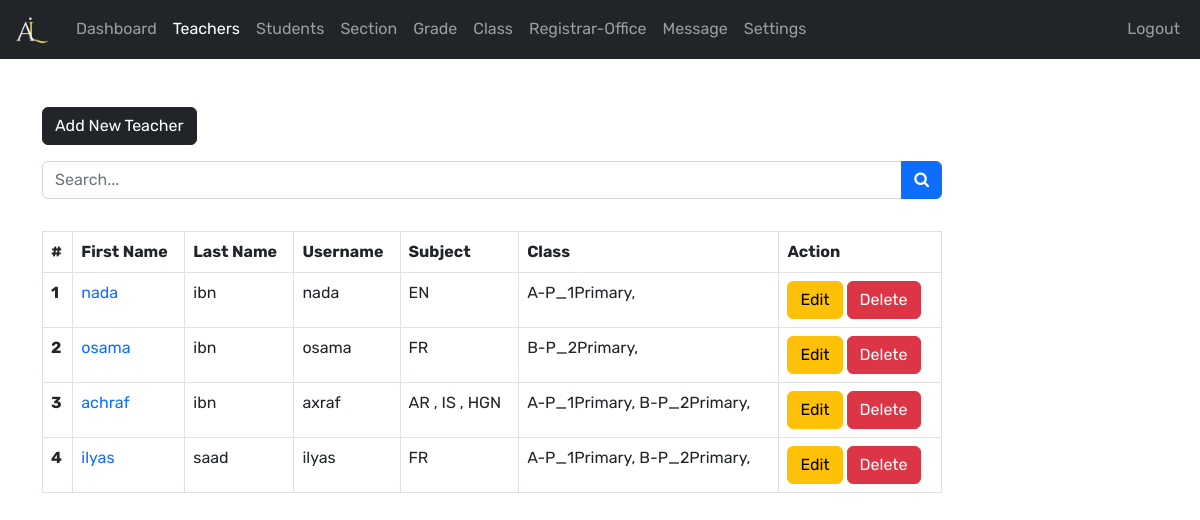
Page /admin/teacher.php (signed in) on the committed database.
### tables this page shows
CREATE TABLE IF NOT EXISTS `teachers` (
  `teacher_id` int(11) NOT NULL AUTO_INCREMENT,
  `username` varchar(127) NOT NULL,
  `password` varchar(255) NOT NULL,
  `class` varchar(31) NOT NULL,
  `fname` varchar(127) NOT NULL,
  `lname` varchar(127) NOT NULL,
  `subjects` varchar(31) NOT NULL,
  `address` varchar(31) NOT NULL,
  `date_of_birth` date DEFAULT NULL,
  `phone_number` varchar(31) NOT NULL,
  `qualification` varchar(127) NOT NULL,
  `gender` varchar(7) NOT NULL,
  `email_address` varchar(255) NOT NULL,
  `date_of_joined` datetime NOT NULL DEFAULT current_timestamp(),
  PRIMARY KEY (`teacher_id`),
  UNIQUE KEY `username` (`username`)
);

### admin/data/teacher.php (called while the page is built, shortened)
<?php
function getAllTeachers($conn){
   $sql = "SELECT * FROM teachers";
   $stmt = $conn->prepare($sql);
   $stmt->execute();
   if ($stmt->rowCount() >= 1) {
     $teachers = $stmt->fetchAll();
     return $teachers;
   }else {
   	return 0;
   }
}

### admin/data/subject.php (called while the page is built, shortened)
<?php
function getSubjectById($subject_id, $conn){
   $sql = "SELECT * FROM subjects
           WHERE subject_id=?";
   $stmt = $conn->prepare($sql);
   $stmt->execute([$subject_id]);
   if ($stmt->rowCount() == 1) {
     $subject = $stmt->fetch();
     return $subject;
   }else {
   	return 0;
   }
}
 ?>

### admin/data/class.php (called while the page is built, shortened)
<?php
function getClassById($class_id, $conn){
   $sql = "SELECT * FROM class
           WHERE class_id=?";
   $stmt = $conn->prepare($sql);
   $stmt->execute([$class_id]);
   if ($stmt->rowCount() == 1) {
     $class = $stmt->fetch();
     return $class;
   }else {
    return 0;
   }
}

### admin/data/grade.php (called while the page is built, shortened)
<?php
function getGradeById($grade_id, $conn){
   $sql = "SELECT * FROM grades
           WHERE grade_id=?";
   $stmt = $conn->prepare($sql);
   $stmt->execute([$grade_id]);
   if ($stmt->rowCount() == 1) {
     $grade = $stmt->fetch();
     return $grade;
   }else {
    return 0;
   }
}

### admin/data/section.php (called while the page is built, shortened)
<?php
function getSectioById($section_id, $conn){
   $sql = "SELECT * FROM section
           WHERE section_id=?";
   $stmt = $conn->prepare($sql);
   $stmt->execute([$section_id]);
   if ($stmt->rowCount() == 1) {
     $section = $stmt->fetch();
     return $section;
   }else {
    return 0;
   }
}

### admin/teacher.php (the view, shortened to what this page needs)
<?php
if (isset($_SESSION['admin_id']) && isset($_SESSION['role'])) {
    if ($_SESSION['role'] == 'Admin') {
       include "../db_connect.php";
       include "data/teacher.php";
       include "data/subject.php";
       include "data/grade.php";
       include "data/class.php";
       include "data/section.php";
       $teachers = getAllTeachers($conn);
 ?>
<!DOCTYPE html>
<html lang="en">
<head>
	<link rel="stylesheet" href="https://cdn.jsdelivr.net/npm/bootstrap@5.2.0/dist/css/bootstrap.min.css">
	<link rel="stylesheet" href="../css/style.css">
  <link rel="stylesheet" href="https://cdnjs.cloudflare.com/ajax/libs/font-awesome/4.7.0/css/font-awesome.min.css">
</head>
<body>
    <?php
        include "inc/navbar.php";
        if ($teachers != 0) {
     ?>
     <div class="container mt-5">
        <a href="teacher-add.php"
           class="btn btn-dark">Add New Teacher</a>
           <form action="teacher-search.php"
                 class="mt-3 n-table"
                 method="get">
             <div class="input-group mb-3">
                <input type="text"
                       class="form-control"
                       name="searchKey"
                       placeholder="Search...">
                <button class="btn btn-primary">
                        <i class="fa fa-search"
                           aria-hidden="true"></i>
                      </button>
             </div>
           </form>
           <div class="table-responsive">
              <table class="table table-bordered mt-3 n-table">
                <thead>
                  <tr>
                    <th scope="col">#</th>
                    <th scope="col">First Name</th>
                    <th scope="col">Last Name</th>
                    <th scope="col">Username</th>
                    <th scope="col">Subject</th>
                    <th scope="col">Class</th>
                    <th scope="col">Action</th>
                  </tr>
                </thead>
                <tbody>
                  <?php $i = 0; foreach ($teachers as $teacher ) {
                    $i++;  ?>
                  <tr>
                    <th scope="row"><?=$i?></th>
                    <td><a href="teacher-view.php?teacher_id=<?=$teacher['teacher_id']?>">
                         <?=$teacher['fname']?></a></td>
                    <td><?=$teacher['lname']?></td>
                    <td><?=$teacher['username']?></td>
                    <td>
                       <?php
                           $s = '';
                           $subjects = str_split(trim($teacher['subjects']));
                           foreach ($subjects as $subject) {
                              $s_temp = getSubjectById($subject, $conn);
                              if ($s_temp != 0)
                                $s .=$s_temp['subject_code'];
                           }
                           echo $s;
                        ?>
                    </td>
                    <td>
                      <?php
                           $c = '';
                           $classes = str_split(trim($teacher['class']));
                           foreach ($classes as $class_id) {
                               $class = getClassById($class_id, $conn);
                              $c_temp = getGradeById($class['grade'], $conn);
                              $section = getSectioById($class['section'], $conn);
                              if ($c_temp != 0)
                                $c .=$c_temp['grade_code'].'-'.
                                     $c_temp['grade'].$section['section'].', ';
                           }
                           echo $c;
                        ?>
                    </td>
                    <td>
                        <a href="teacher-edit.php?teacher_id=<?=$teacher['teacher_id']?>"
                           class="btn btn-warning">Edit</a>
                        <a href="teacher-delete.php?teacher_id=<?=$teacher['teacher_id']?>"
                           class="btn btn-danger">Delete</a>
                    </td>
                  </tr>
                <?php } ?>
                </tbody>
              </table>
           </div>
         <?php } ?>
     </div>
</body>
</html>
<?php
  }else {
    header("Location: ../login.php");
    exit;
  }
}else {
	header("Location: ../login.php");
	exit;
}
?>

### css/style.css (style rules this page uses)
:root { --primary: #130d2c; --light: #fff; --warning: #96405b; }
* { margin: 0; padding: 0; }
body { font-family: 'Rubik', sans-serif; }
a { text-decoration: none !important; }
.n-table { max-width: 900px; }

### rows in the picture
teachers: fname "nada", lname "ibn", username "nada", s "EN", c "A-P_1Primary,"
teachers: fname "osama", lname "ibn", username "osama", s "FR", c "B-P_2Primary,"
teachers: fname "achraf", lname "ibn", username "axraf", s "AR , IS , HGN", c "A-P_1Primary, B-P_2Primary,"
teachers: fname "ilyas", lname "saad", username "ilyas", s "FR", c "A-P_1Primary, B-P_2Primary,"
